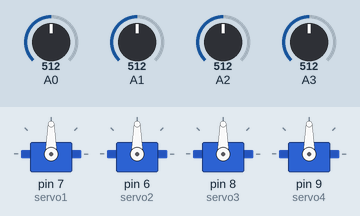
Recording of a sketch running on a simulated Arduino Uno, built with avr-gcc and run on an emulated ATmega328P. Parts: 4 × servo. The test bench sets the inputs (shaded band); at power-on: A0 = 512, A1 = 512, A2 = 512, A3 = 512.

Above: at 1.2 s.
1.3 s: A0 set to 691
2.8 s: A0 set to 710
At 3.26 s:
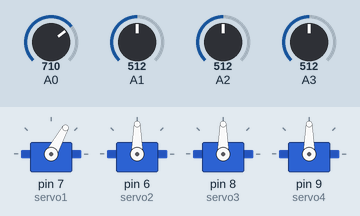
At 5.1 s:
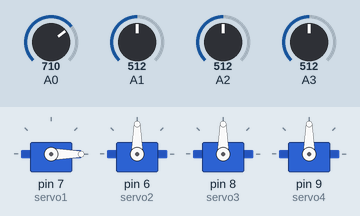
5.8 s: A1 set to 686
7.3 s: A1 set to 715
At 9.6 s:
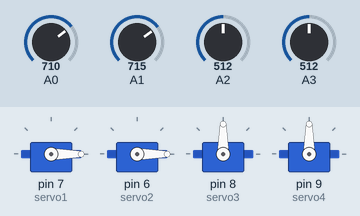
10.3 s: A2 set to 683
11.8 s: A2 set to 717
At 14.6 s:
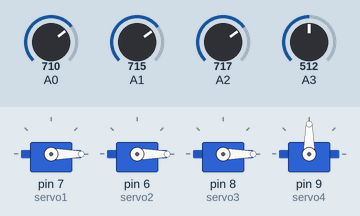
Timing chart, 0 to 15.8 s (numbered marks = the images above; inputs shaded):
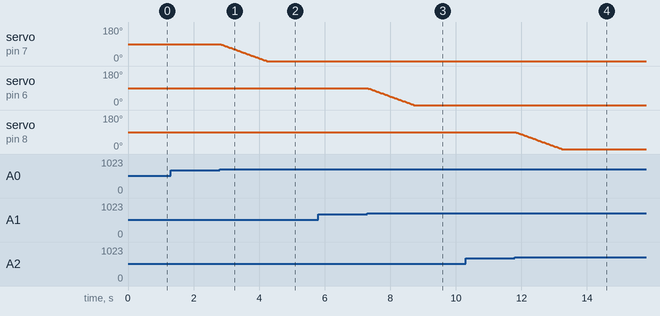

Measured:
- the behaviour switches between 700 and 701 on A0 (found by bisection; images 0 and 1)
- the behaviour switches between 700 and 701 on A1 (found by bisection; images 2 and 3)
- the behaviour switches between 700 and 701 on A2 (found by bisection; images 3 and 4)
- after the input at 1.3 s, every drawn part: stays the same
- after the input at 2.8 s, servo on pin 7 (servo1): moves from 90° to 0° over 1.4 s, starting at once
- after the input at 5.8 s, every drawn part: stays the same
- after the input at 7.3 s, servo on pin 6 (servo2): moves from 90° to 0° over 1.4 s, starting at once
- after the input at 10.3 s, every drawn part: stays the same
- after the input at 11.8 s, servo on pin 8 (servo3): moves from 90° to 0° over 1.4 s, starting at once

The sketch:

HOLA_MUNDO.ino
```cpp
#include <Servo.h>
//Definicion de los servos
Servo servo1;
Servo servo2;
Servo servo3;
Servo servo4;

int eje1=90;
int eje2=90;
int eje3=90;
int eje4=90;


void setup(){
  servo1.attach(7);
  servo2.attach(6);
  servo3.attach(8);
  servo4.attach(9);
  /*servo1.write(90);
  servo2.write(0);
  servo3.write(0);
  servo4.write(90);*/


}
void loop(){

  //SERVO 1
  if (analogRead(0)<200 && eje1<180){
    eje1++;
    servo1.write(eje1);
  }
  if (analogRead(0)>700 && eje1>0){
    eje1--;
    servo1.write(eje1);
  }
  //SERVO 2
  if (analogRead(1)<200 && eje2<180){
    eje2++;
    servo2.write(eje2);
  }
  if (analogRead(1)>700 && eje2>0){
    eje2--;
    servo2.write(eje2);
  }
  if (analogRead(2)<200 && eje3<180){
    eje3++;
    servo3.write(eje3);
  }
  if (analogRead(2)>700 && eje3>0){
    eje3--;
    servo3.write(eje3);
  }
  //SERVO 2
  if (analogRead(3)<200 && eje4<180){
    eje4++;
    servo4.write(eje4);
  }
  if (analogRead(3)>700 && eje4>0){
    eje4--;
    servo4.write(eje4);
  }
  delay(15);


}
```
